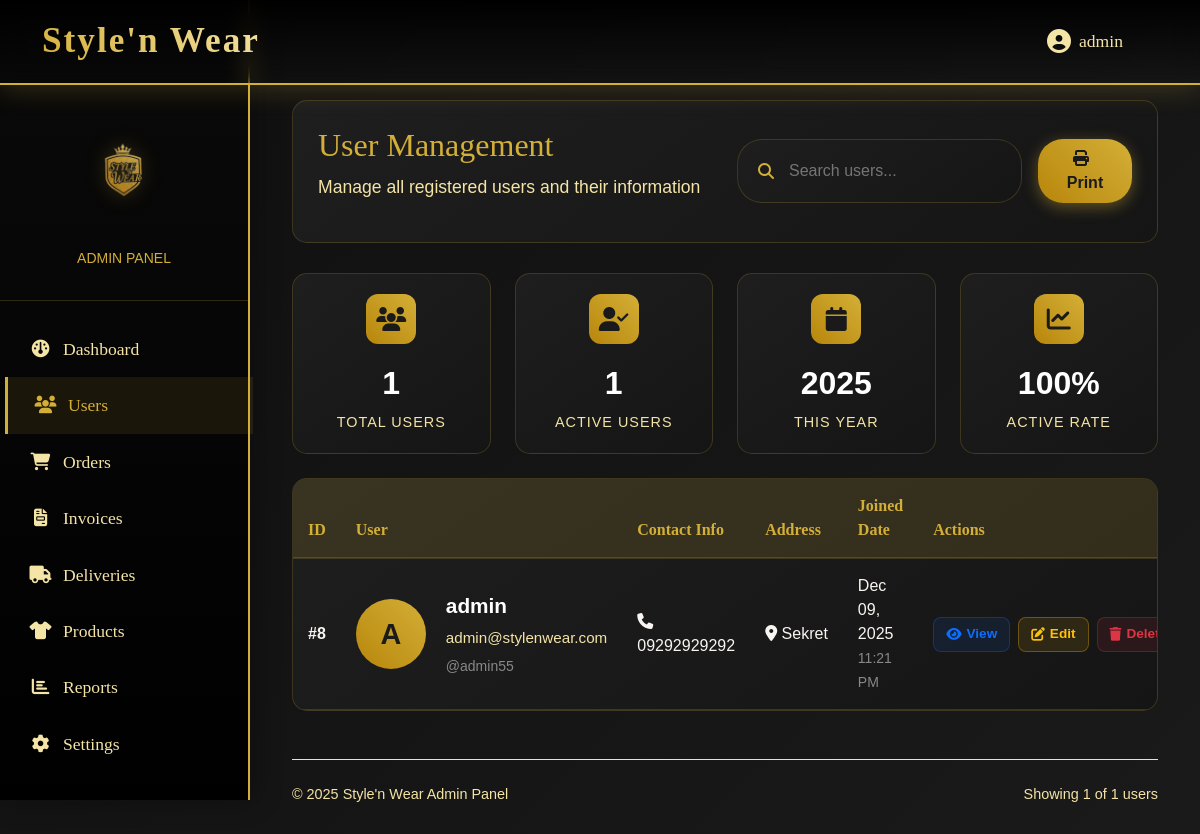
Before: /Admin/users.php (signed in) with the older database file.
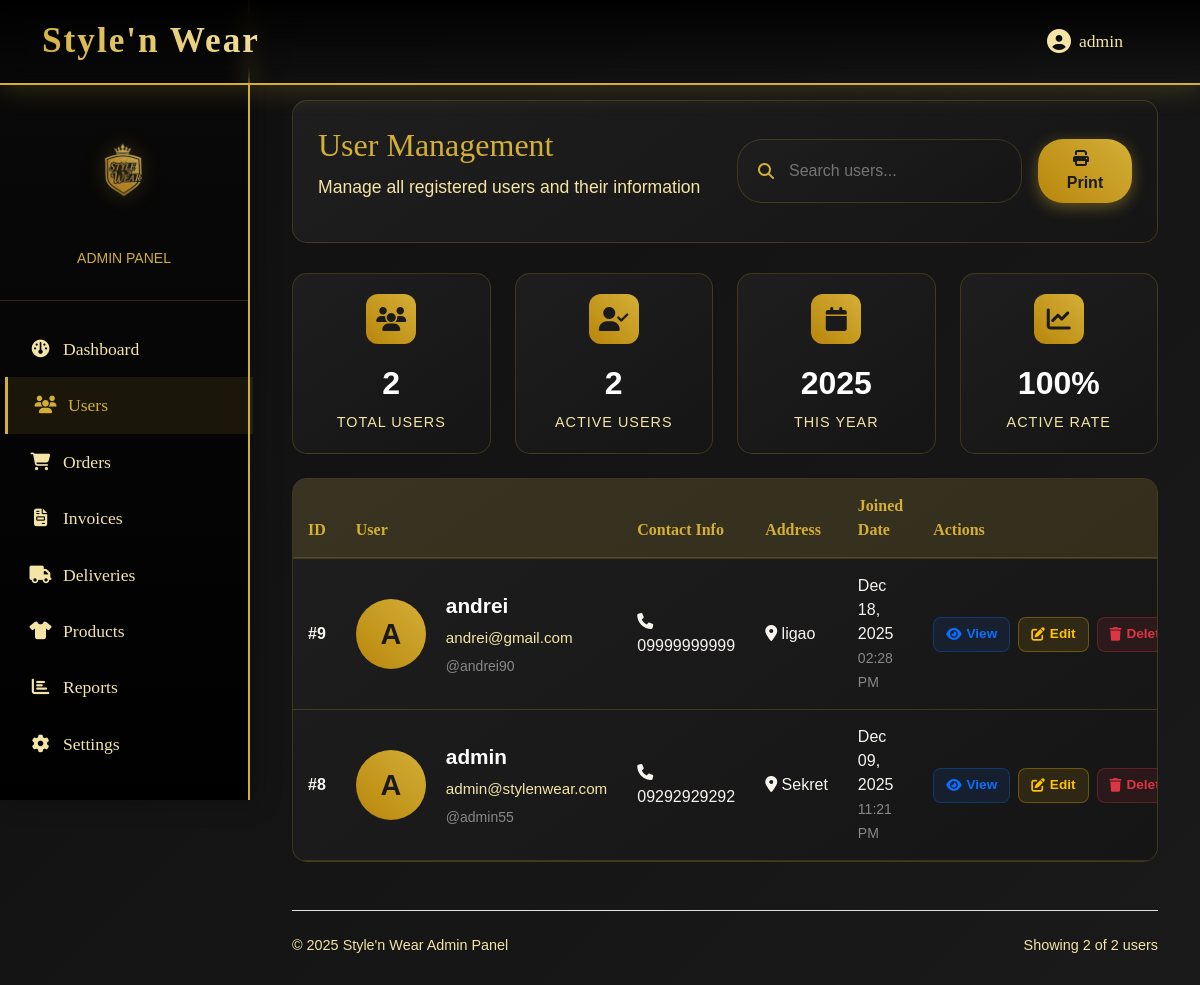
After: the same page with the newer database file.
### tables this page shows
CREATE TABLE `user_info` (
  `user_info_id` int(11) NOT NULL,
  `user_id` int(11) NOT NULL,
  `address` varchar(255) DEFAULT NULL,
  `contact_no` varchar(30) DEFAULT NULL,
  `other_notes` text DEFAULT NULL
);

CREATE TABLE `users` (
  `user_id` int(11) NOT NULL,
  `fullname` varchar(100) NOT NULL,
  `username` varchar(50) NOT NULL,
  `password_hash` varchar(255) NOT NULL,
  `email` varchar(150) NOT NULL,
  `date_joined` timestamp NOT NULL DEFAULT current_timestamp()
);

### Admin/users.php (the view, shortened to what the changed rows need)
<?php
try {
    $host = 'localhost';
    $dbname = 'stylenwear_db';
    $dbuser = 'root';
    $dbpass = '';
    $pdo = new PDO("mysql:host=$host;dbname=$dbname;charset=utf8", $dbuser, $dbpass);
    $pdo->setAttribute(PDO::ATTR_ERRMODE, PDO::ERRMODE_EXCEPTION);
    $stmt = $pdo->query("
        SELECT u.*, ui.address, ui.contact_no
        FROM users u
        LEFT JOIN user_info ui ON u.user_id = ui.user_id
        ORDER BY u.date_joined DESC
    ");
    $users = $stmt->fetchAll();
    $totalUsers = $pdo->query("SELECT COUNT(*) FROM users")->fetchColumn();
} catch(PDOException $e) {
    die("Database error: " . $e->getMessage());
}
function e($s) {
    return htmlspecialchars($s ?? '', ENT_QUOTES, 'UTF-8');
}
?>
<!DOCTYPE html>
<html lang="en">
<head>
    <link href="https://cdn.jsdelivr.net/npm/bootstrap@5.3.0/dist/css/bootstrap.min.css" rel="stylesheet">
    <link rel="stylesheet" href="https://cdnjs.cloudflare.com/ajax/libs/font-awesome/6.4.0/css/all.min.css">
    <link rel="stylesheet" href="../css/users-style.css">
</head>
<body>
    <main class="admin-content">
        <div class="container-fluid">
            <div class="page-header">
                <div class="row align-items-center">
                    <div class="col-md-6">
                        <h1 class="page-title">User Management</h1>
                    </div>
                </div>
            </div>
            <div class="row mb-4">
                <div class="col-md-3">
                    <div class="stats-card">
                        <div class="stats-icon">
                            <i class="fas fa-users"></i>
                        </div>
                        <div class="stats-value"><?php echo e($totalUsers); ?></div>
                        <div class="stats-label">Total Users</div>
                    </div>
                </div>
                <div class="col-md-3">
                    <div class="stats-card">
                        <div class="stats-icon">
                            <i class="fas fa-user-check"></i>
                        </div>
                        <div class="stats-value"><?php echo e($totalUsers); ?></div>
                        <div class="stats-label">Active Users</div>
                    </div>
                </div>
            </div>
            <div class="admin-table">
                <div class="table-responsive">
                    <table class="table mb-0">
                        <thead>
                            <tr>
                                <th>ID</th>
                                <th>User</th>
                                <th>Contact Info</th>
                                <th>Address</th>
                                <th>Joined Date</th>
                                <th>Actions</th>
                            </tr>
                        </thead>
                        <tbody>
                            <?php foreach ($users as $user):
                                $initial = strtoupper(substr($user['fullname'], 0, 1));
                                $joinDate = date('M d, Y', strtotime($user['date_joined']));
                                $joinTime = date('h:i A', strtotime($user['date_joined']));
                            ?>
                            <tr>
                                <td><strong>#<?php echo e($user['user_id']); ?></strong></td>
                                <td>
                                    <div class="d-flex align-items-center">
                                        <div class="user-avatar">
                                            <?php echo e($initial); ?>
                                        </div>
                                        <div>
                                            <div class="user-name"><?php echo e($user['fullname']); ?></div>
                                            <div class="user-email"><?php echo e($user['email']); ?></div>
                                            <small class="text-muted">@<?php echo e($user['username']); ?></small>
                                        </div>
                                    </div>
                                </td>
                                <td>
                                    <?php if (!empty($user['contact_no'])): ?>
                                        <div><i class="fas fa-phone"></i> <?php echo e($user['contact_no']); ?></div>
                                    <?php else: ?>
                                        <span class="text-muted">No contact</span>
                                    <?php endif; ?>
                                </td>
                                <td>
                                    <?php if (!empty($user['address'])): ?>
                                        <div class="text-truncate" style="max-width: 200px;" title="<?php echo e($user['address']); ?>">
                                            <i class="fas fa-map-marker-alt"></i> <?php echo e($user['address']); ?>
                                        </div>
                                    <?php else: ?>
                                        <span class="text-muted">No address</span>
                                    <?php endif; ?>
                                </td>
                                <td>
                                    <div><?php echo e($joinDate); ?></div>
                                    <small class="text-muted"><?php echo e($joinTime); ?></small>
                                </td>
                                <td>
                                    <div class="d-flex gap-2">
                                        <button class="action-btn btn-view" onclick="viewUser(<?php echo e($user['user_id']); ?>)">
                                            <i class="fas fa-eye"></i> View
                                        </button>
                                        <button class="action-btn btn-edit" onclick="editUser(<?php echo e($user['user_id']); ?>)">
                                            <i class="fas fa-edit"></i> Edit
                                        </button>
                                        <button class="action-btn btn-delete" onclick="deleteUser(<?php echo e($user['user_id']); ?>)">
                                            <i class="fas fa-trash"></i> Delete
                                        </button>
                                    </div>
                                </td>
                            </tr>
                            <?php endforeach; ?>
                        </tbody>
                    </table>
                </div>
            </div>
            <footer class="mt-5 pt-4 border-top" style="border-color: rgba(212, 175, 55, 0.2);">
                <div class="d-flex justify-content-between align-items-center" style="color: var(--gold-light); font-size: 0.9rem;">
                    <div>© <?php echo date('Y'); ?> Style'n Wear Admin Panel</div>
                    <div>
                        Showing <?php echo count($users); ?> of <?php echo e($totalUsers); ?> users
                    </div>
                </div>
            </footer>
        </div>
    </main>
</body>
</html>

Changed rows visible on the page:
added user_info: user.user_id "9", user.fullname "A", user.fullname "andrei", user.email "andrei@gmail.com", user.username "andrei90", contact_no "09999999999", address "ligao", user.date_joined "Dec 18, 2025", user.date_joined "02:28 PM"
Other visible differences:
$totalUsers: "1" → "2"
count($users): "1" → "2"
